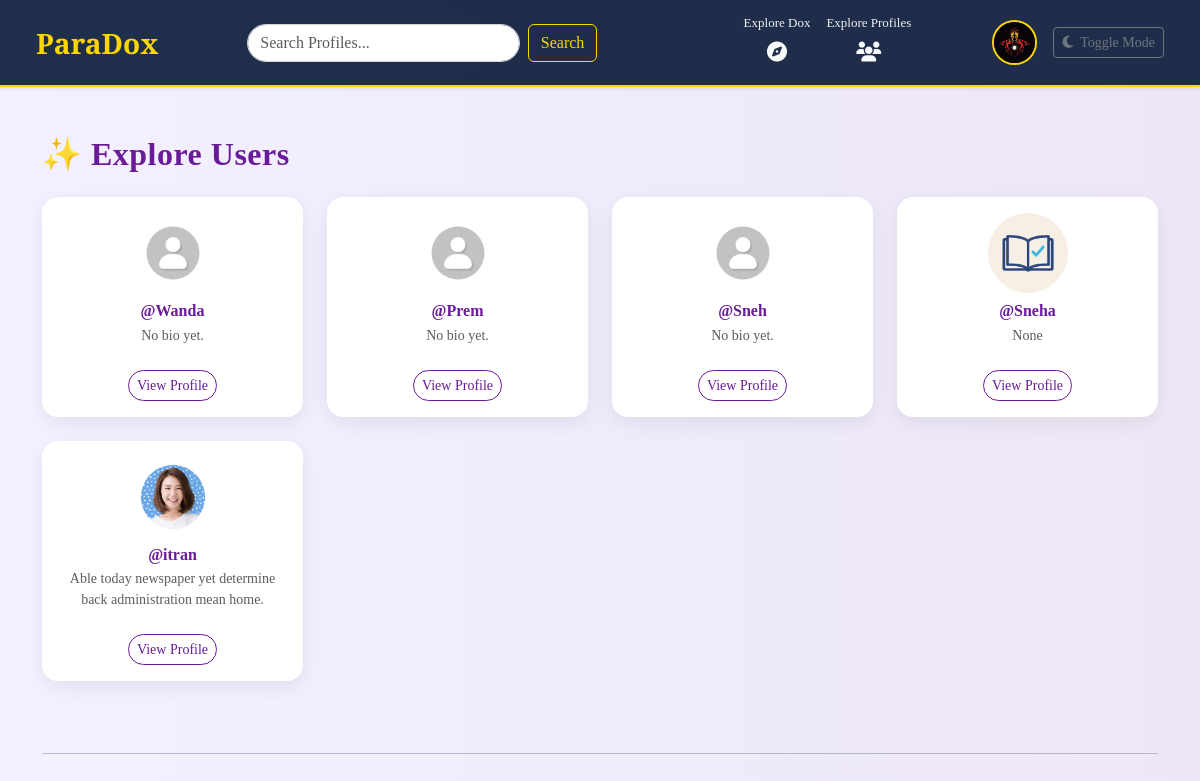
The app's page /explore_profile/ (signed in) with its own data.
### apps/dashboard/models.py (models this page shows)
class User(models.Model):
    email = models.EmailField(unique=True)
    name = models.CharField(max_length=100, default="User", null=True, blank=True)
    mobile = models.CharField(max_length=14, unique=True)
    password = models.CharField(max_length=255)
    otp = models.IntegerField(null=True, blank=True)
    is_active = models.BooleanField(default=False)
    followers = models.ManyToManyField('self', symmetrical=False, related_name='following', blank=True)
    bio = models.TextField(blank=True, null=True)
    profile_image = models.ImageField(upload_to='profile_images/',blank=True, null=True)

### apps/dashboard/views.py (the view)
# urls.py: path('explore_profile/', views.explore_profile, name='explore_profile'),
@login_required
def explore_profile(request):
    user_id = request.session.get('user_id')
    current_user = User.objects.get(id=user_id)
    users = list(User.objects.exclude(id=user_id))
    documents = list(Document.objects.all())
    random.shuffle(users)
    random.shuffle(documents)
    return render(request, 'dashboard/explore_profile.html', {
        'users': users,
        'documents': documents,
        'current_user': current_user
    })

### apps/dashboard/context_processors.py (called while the page is built)
def current_user(request):
    user_id = request.session.get('user_id')
    if user_id:
        try:
            user = User.objects.get(id=user_id)
            return {'user': user}
        except User.DoesNotExist:
            return {}
    return {}

### apps/dashboard/views.py (called while the page is built)
def login_required(view_func):
    @wraps(view_func)
    def wrapper(request, *args, **kwargs):
        if 'user_id' not in request.session:
            return redirect('sign_in')
        return view_func(request, *args, **kwargs)
    return wrapper

### apps/dashboard/templates/dashboard/explore_profile.html (shortened to what this page needs)
{% extends 'dashboard/base.html' %}
{% load static %}
{% block body %}
<div class="container mt-5 mb-5">
  <h2 class="mb-4 section-title">✨ Explore Users</h2>
  <div class="row">
    {% for user in users %}
    <div class="col-md-3 mb-4">
      <div class="card text-center user-card border-0">
        <div class="card-body">
          {% if user.profile_image and user.profile_image.name %}
          <img src="{{ user.profile_image.url }}" class="rounded-circle mb-2" width="80" height="80" style="object-fit: cover;">
          {% else %}
          <img src="{% static 'dashboard/images/default-profile-icon.jpg' %}" class="rounded-circle mb-2" width="80" height="80" style="object-fit: cover;">
          {% endif %}
          <h6 class="fw-bold mb-1 text-purple">@{{ user.name }}</h6>
          <p class="text-muted small">{{ user.bio|default:"No bio yet." }}</p>
          <a href="{% url 'public_profile' user.id %}" class="btn btn-sm user-btn rounded-pill mt-2">View Profile</a>
        </div>
      </div>
    </div>
    {% endfor %}
  </div>
  <hr class="my-5">
</div>
{% endblock %}

### apps/dashboard/templates/dashboard/base.html (shortened to what this page needs)
{% load static %}
<!DOCTYPE html>
<html lang="en">
<head>
  <link href="https://cdn.jsdelivr.net/npm/bootstrap@5.3.6/dist/css/bootstrap.min.css" rel="stylesheet"
>
  <link rel="stylesheet" href="https://cdnjs.cloudflare.com/ajax/libs/font-awesome/6.4.0/css/all.min.css">
  <link rel="stylesheet" href="{% static 'dashboard/css/style.css' %}">
</head>
<body class="bg-light text-dark" id="page-body">
  <nav class="navbar navbar-expand-lg sticky-top shadow-sm">
    <div class="container-fluid">
      <a class="navbar-brand" href="{% url 'index' %}">ParaDox</a>
      <div class="collapse navbar-collapse justify-content-between" id="navbarNav">
        <form class="d-flex mx-auto" action="{% url 'index' %}" method="get" style="width: 350px;">
          <input class="form-control me-2" type="search" name="query" placeholder="Search Profiles..."
            aria-label="Search">
          <button class="btn btn-outline-dark" type="submit">Search</button>
        </form>
        <ul class="navbar-nav ms-auto d-flex align-items-center gap-3">
          <li class="nav-item text-center">
            <label>Explore Dox</label>
            <a href="{% url 'explore_docs' %}" class="nav-link text-light">
              <i class="fas fa-compass fa-lg"></i>
            </a>
          </li>
          <li class="nav-item text-center">
            <label>Explore Profiles</label>
            <a href="{% url 'explore_profile' %}" class="nav-link text-light">
              <i class="fas fa-users fa-lg"></i>
            </a>
          </li>
        </ul>
        <ul class="navbar-nav ms-auto d-flex align-items-center gap-3">
          <li class="nav-item">
            <a href="{% url 'profile' %}">
              {% if user.profile_image %}
              <img src="{{ user.profile_image.url }}" alt="Profile" title="@{{ user.name }}" class="ms-2"
                style="width: 45px; height: 45px; object-fit: cover; border-radius: 50%; border: 2px solid gold;">
              {% else %}
              <img src="{% static 'dashboard/images/default-profile-icon.jpg' %}" alt="Default" title="@{{ user.name }}"
                class="ms-2"
                style="width: 45px; height: 45px; object-fit: cover; border-radius: 50%; border: 2px solid gold;">
              {% endif %}
            </a>
          </li>
          <li class="nav-item">
            <button class="btn btn-sm btn-outline-secondary" id="themeToggle">
              <i class="fas fa-moon me-1"></i> Toggle Mode
            </button>
          </li>
        </ul>
      </div>
    </div>
  </nav>
  {% block body %}{% endblock %}
</body>
</html>

### apps/dashboard/static/dashboard/css/style.css (style rules this page uses)
* { font-family: 'Times New Roman', Times, serif; }

### apps/dashboard/templates/dashboard/base.html (style rules this page uses)
body { font-family: 'Roboto', sans-serif; }
.navbar { background: rgba(19, 35, 65, 0.95); padding: 0.8rem 1.5rem; border-bottom: 2px solid gold; backdrop-filter: blur(10px); }
.navbar-brand { font-family: 'Playfair Display', serif; font-size: 28px; font-weight: 600; color: gold !important; }
.nav-link, .form-control { border-radius: 30px; }
.form-control { border: 1px solid #ced4da; }
.btn-outline-dark { border-color: gold; color: gold; }
.navbar-nav .nav-item img { border-radius: 50%; width: 45px; height: 45px; object-fit: cover; border: 2px solid gold; }
label { font-size: 13px; font-weight: 500; color: #f0f0f0; margin-bottom: 0; display: block; text-align: center; }

### apps/dashboard/templates/dashboard/explore_profile.html (style rules this page uses)
body { background: linear-gradient(to right, #f3f0ff, #ede7f6); }
.section-title { color: #6a1b9a; font-weight: 700; letter-spacing: 0.5px; }
.user-card, .doc-card { border-radius: 1rem; box-shadow: 0 6px 20px rgba(0, 0, 0, 0.07); transition: transform 0.2s ease; }
.user-btn { color: #6a1b9a; border-color: #6a1b9a; }
.text-purple { color: #6a1b9a; }

### records on screen
User: profile_image (picture)
User: name "Wanda", bio "No bio yet."
User: shows a picture, name "Prem", bio "No bio yet."
User: name "Sneh", bio "No bio yet."
User: profile_image (picture), name "Sneha", bio "None"
User: profile_image (picture), name "itran", bio "Able today newspaper yet determine back administration mean home."
